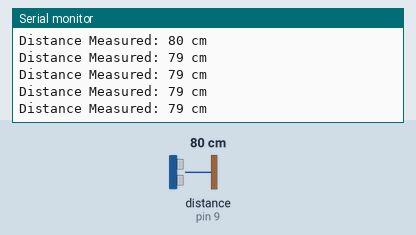
Recording of a sketch running on a simulated Arduino Uno, built with avr-gcc and run on an emulated ATmega328P. Shown: the last lines printed to the serial monitor. Wiring (inferred from the names in the program): ultrasonic range finder: trigger pin 8; echo pin 9. Inputs (shaded band) come from the test bench; at power-on: distance to the obstacle (sensor on pin 9) 80 cm. The echo pulse lasts 58.3 µs per cm.

Above: at 1.2 s.
1.3 s: distance to the obstacle (sensor on pin 9) set to 2 cm
At 1.37 s:
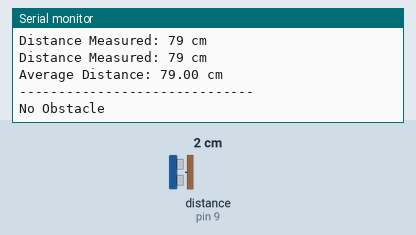
3.8 s: distance to the obstacle (sensor on pin 9) set to 18 cm
At 4.23 s:
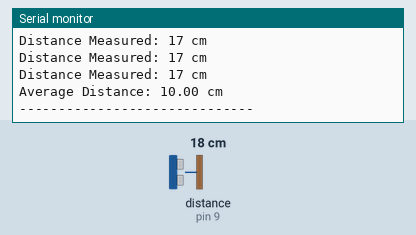
6.8 s: distance to the obstacle (sensor on pin 9) set to 4 cm
At 7.06 s:
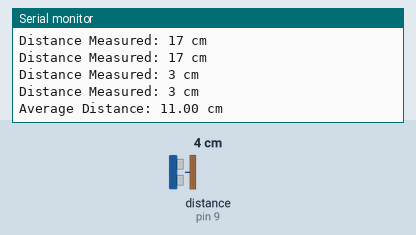
9.8 s: distance to the obstacle (sensor on pin 9) set to 35 cm
At 10.03 s:
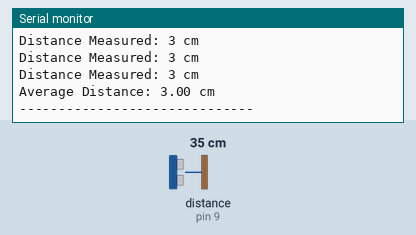
12.8 s: distance to the obstacle (sensor on pin 9) set to 120 cm
At 12.94 s:
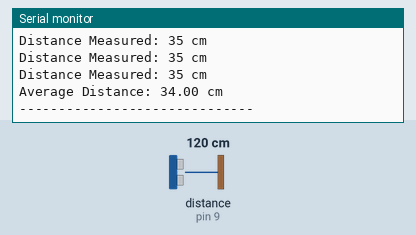
15.8 s: distance to the obstacle (sensor on pin 9) set to 9 cm
At 17.35 s:
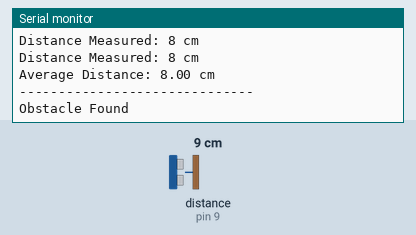
Timing chart, 0 to 18.9 s (numbered marks = the images above; inputs shaded):
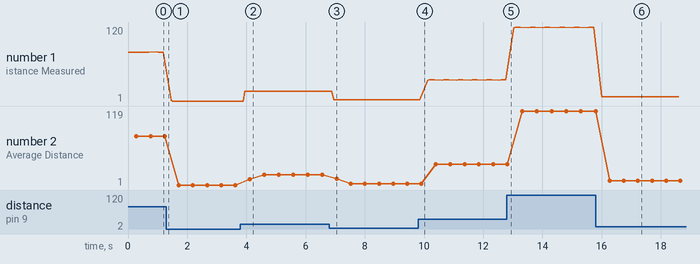

Measured:
- after the input at 3.8 s, the serial monitor: prints a new line after 0.15 s (image 2)
- after the input at 6.8 s, the serial monitor: prints a new line after 0.14 s (image 3)
- after the input at 15.8 s, the serial monitor: prints a new line after 0.21 s (image 6)
- plotted number 1: 79 → 1 after the input at 1.3 s, 1 → 17 after the input at 3.8 s, 17 → 3 after the input at 6.8 s, 3 → 35 after the input at 9.8 s, 35 → 120 after the input at 12.8 s
- plotted number 2: 79 → 1 after the input at 1.3 s, 1 → 17 after the input at 3.8 s, 17 → 3 after the input at 6.8 s, 3 → 34 after the input at 9.8 s, 34 → 119 after the input at 12.8 s

The sketch:

Ultrasonic_Sensor.ino
```cpp
#define TrigPin 8
#define EchoPin 9
#define Range   20
#define NumberOfReadings 5

void setup()
{
  Serial.begin (4800);
  Ultrasonic_Initialize();
}

void loop()
{
  //if(Serial.read() == 'R')
  {
    Read_Ultrasonic_Range();
  }
}

void Ultrasonic_Initialize()
{
  pinMode(TrigPin, OUTPUT);
  pinMode(EchoPin, INPUT);
}

void Read_Ultrasonic_Range()
{
  long duration, distance, sum = 0;
  float avg_distance = 0;
  for(int i = 0; i < NumberOfReadings; i++)
  {
    digitalWrite(TrigPin, LOW);
    delayMicroseconds(2);
    digitalWrite(TrigPin, HIGH);
    delayMicroseconds(5); // Added this line
    digitalWrite(TrigPin, LOW);
    duration = pulseIn(EchoPin, HIGH);
    distance = (duration/2) / 29.1;
    Serial.print("Distance Measured: ");
    Serial.print(distance);
    Serial.println(" cm");
    sum += distance;
    delay(25);
  }
  avg_distance = sum/NumberOfReadings;
  Serial.print("Average Distance: ");
  Serial.print(avg_distance);
  Serial.println(" cm");
  Serial.println("------------------------------");
  sum = 0;
  avg_distance = 0;
  if(distance < Range)
    Serial.println("Obstacle Found");
  else
    Serial.println("No Obstacle");
  Serial.println("---------------------------");
}
```
